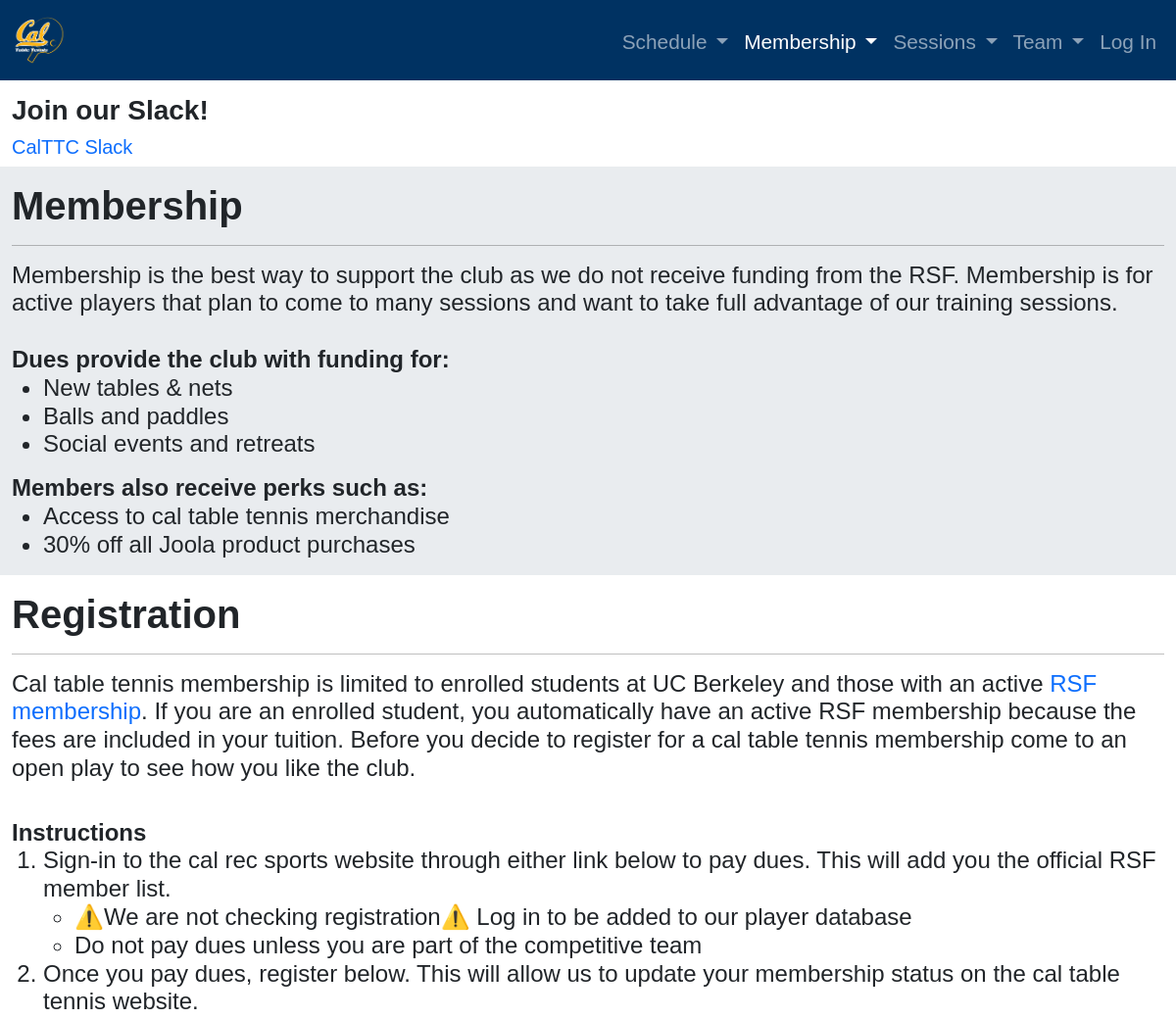
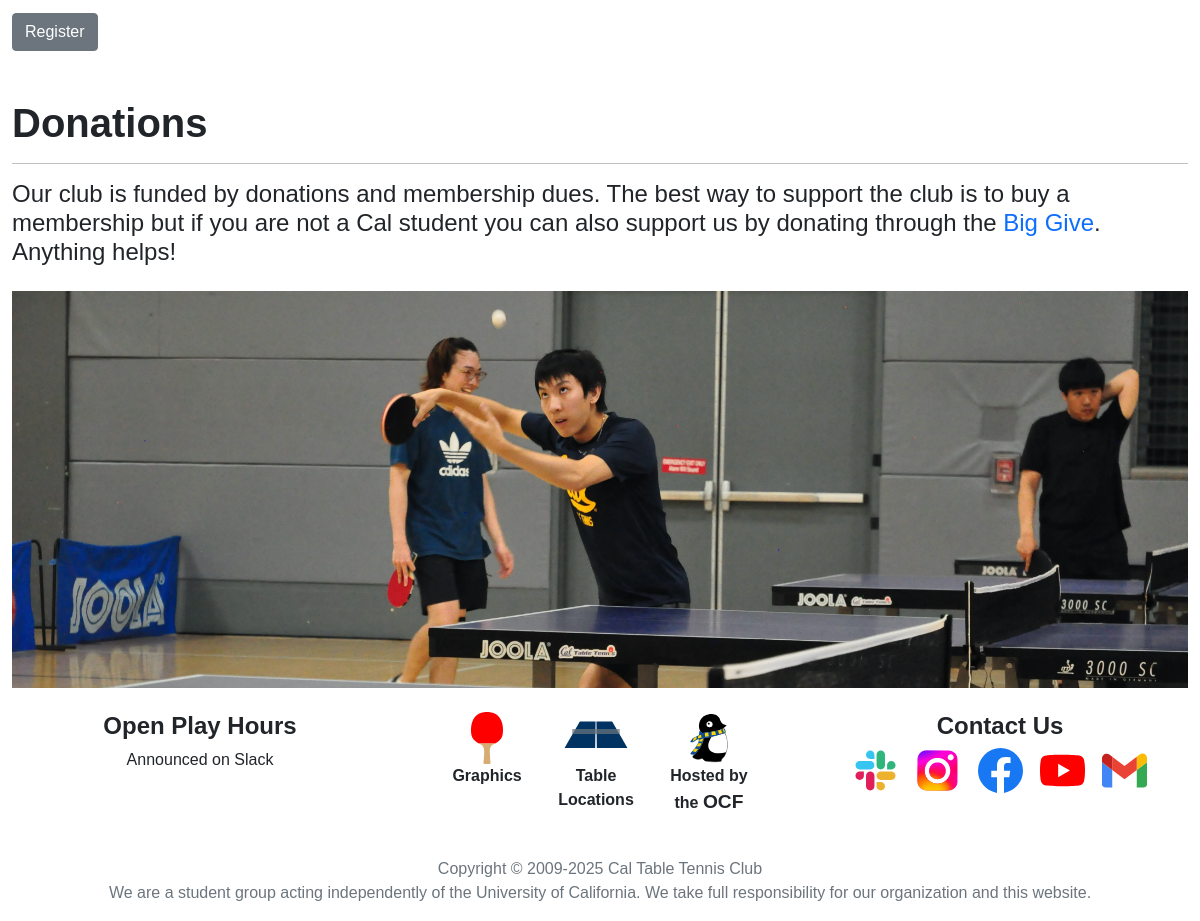
Page /membership/ on the committed database (2 pictures, top to bottom).
### announcements/models.py (models this page shows)
class Announcement(models.Model):
	title = models.CharField(max_length=80, default=None, blank=True, null=True)
	content = models.CharField(max_length=500, default=None, blank=True, null=True)
	link_text = models.CharField(max_length=80, default=None, blank=True, null=True)
	link_url = models.URLField(max_length=300, default=None, blank=True, null=True)
	link_opens_in_new_tab = models.BooleanField(default=True)
	on_home_page = models.BooleanField(default=False)
	on_schedule_page = models.BooleanField(default=False)
	on_sessions_page = models.BooleanField(default=False)
	on_membership_page = models.BooleanField(default=False)
	on_team_page = models.BooleanField(default=False)

### membership/models.py (models this page shows)
class DuesLink(models.Model):
	link_text = models.CharField(max_length=80, default=None, blank=True, null=True)
	link_url = models.URLField(max_length=300, default=None, blank=True, null=True)
	link_opens_in_new_tab = models.BooleanField(default=True)

### images/models.py (models this page shows, shortened)
class FooterImage(models.Model):
	image = models.ImageField(upload_to=footer_upload_location)
	name = models.CharField(max_length=30, unique=True)
	__original_image = None
	__original_name = None
	def __init__(self, *args, **kwargs):
			super().__init__(*args, **kwargs)
			self.__original_image = self.image
			self.__original_name = self.name

### schedule/models.py (models this page shows)
class TimeSlot(models.Model):
	time_slot = models.CharField(max_length=100, blank=True)
	day = models.CharField(max_length=9, choices=DayChoices, blank=True)
	location = models.CharField(max_length=20, choices=LocationChoices, blank=True)
	availability = models.CharField(max_length=15, choices=AvailabilityChoices, blank=True)
	open_play = models.BooleanField(default=True)
	novice_training = models.BooleanField(default=False)
	intermediate_training = models.BooleanField(default=False)
	advanced_training = models.BooleanField(default=False)
	tournaments = models.BooleanField(default=False)

### membership/views.py (the view)
# urls.py: path('membership/', include('membership.urls')),
def membership(request):
  page_title = 'Membership'
  announcements = Announcement.objects.filter(on_membership_page=True)
  dues_links = DuesLink.objects.all()
  return render(request, "membership/membership.html",
    {
      'page_title': page_title,
      'announcements': announcements,
      'dues_links': dues_links
    }
  )

### templates/membership/membership.html (shortened to what this page needs)
{% extends 'base.html' %}
{% load static %}
{% load socialaccount %}
{% load account %}
{% load custom_tags %}
{% block content %}
<div class="container-fluid padding">
	<div class="row emphasis">
		<div class="col-12">
			<h1><b>Membership</b></h1>
			<hr class="horizontalrule">
			<h4>
				Membership is the best way to support the club as we do not receive funding from the RSF.
				Membership is for active players that plan to come to many sessions and want to take full advantage of our training sessions.
				<br/><br/>
				<b>Dues provide the club with funding for:</b>
				<ul>
					<li>New tables & nets</li>
					<li>Balls and paddles</li>
					<li>Social events and retreats</li>
				</ul>
				<b>Members also receive perks such as:</b>
				<ul>
					<li>Access to cal table tennis merchandise</li>
					<li>30% off all Joola product purchases</li>
				</ul>
			</h4>
		</div>
	</div>
</div>
<div class="container-fluid padding" id="registration">
	<div class="row padding">
		<div class="col-12">
			<h1><b>Registration</b></h1>
			<hr class="horizontalrule">
			<h4>
				Cal table tennis membership is limited to enrolled students at UC Berkeley and those with an active
				<a href="https://recsports.berkeley.edu/memberships/" target="_blank" rel="noreferrer noopener">RSF membership</a>.
				If you are an enrolled student, you automatically have an active RSF membership because the fees are included in your tuition.
				Before you decide to register for a cal table tennis membership come to an open play to see how you like the club.
			</h4>
			<h4>
				<br/>
				<b>Instructions</b><br/>
				<ol>
					<li>
						Sign-in to the cal rec sports website through either link below to pay dues.  This will add you the official RSF member list.
						<ul>
						{% for dues_link in dues_links %}
							{% if dues_link.link_url %}
							<li>
								{% if dues_link.link_url and dues_link.link_text%}
									{% if dues_link.link_opens_in_new_tab %}
										<a href="{{ dues_link.link_url }}" target="_blank" rel="noreferrer noopener">{{ dues_link.link_text }}</a>
									{% else %}
										<a href="{{ dues_link.link_url }}">{{ dues_link.link_text }}</a>
									{% endif%}
								{% elif dues_link.link_url %}
									{% if dues_link.link_opens_in_new_tab %}
										<a href="{{ dues_link.link_url }}" target="_blank" rel="noreferrer noopener">{{ dues_link.link_url }}</a>
									{% else %}
										<a href="{{ dues_link.link_url }}">{{ dues_link.link_url }}</a>
									{% endif %}
								{% endif %}
							</li>
							{% elif dues_link.link_text %}
							<li>
								{{ dues_link.link_text }}
							</li>
							{% endif %}
						{% endfor %}
						</ul>
					</li>
					<li>
						Once you pay dues, register below.  This will allow us to update your membership status on the cal table tennis website.
					</li>
				</ol>
				{% if not user.is_registered and not user.is_member %}
					<a href={% url 'register' %} class="btn btn-secondary">Register</a>
				{% else %}
					</h4>
						<p>
							No need to register because you are already a member of Cal Table Tennis 🏓.
						</p>
					<h4>
				{% endif %}
			</h4>
		</div>
	</div>
</div>
<div class="container-fluid padding">
	<div class="row padding">
	</div>
</div>
<div class="container-fluid padding" id="donations">
	<div class="row padding">
		<div class="col-12">
			<h1><b>Donations</b></h1>
			<hr class="horizontalrule">
			<h4>
				Our club is funded by donations and membership dues.
				The best way to support the club is to buy a membership but if you are not a Cal student you can also support us by donating through the
				<a href="https://givingday.berkeley.edu/giving-day/60202/donate?dept=60796">Big Give</a>. Anything helps!
			</h4>
		</div>
	</div>
</div>
{% endblock content %}

### templates/base.html (shortened to what this page needs)
{% load static %}
{% load socialaccount %}
{% load account %}
{% load custom_tags %}
<!DOCTYPE html>
<html lang="en">
<head>
	<link rel="stylesheet" href={% static "plugins/bootstrap/bootstrap.min.css" %}>
	<link rel="stylesheet" type="text/css" href= "{% static "css/style.css" %}?v=7.4">
</head>
<body>
<nav class="navbar navbar-expand-md navbar-dark fixed-top">
	<div class="container-fluid">
	{% url "home" as url %}
	<a class="navbar-brand" href={{ url }}><img src={% static "graphics/logo.png" %}></a>
	<div class="collapse navbar-collapse" id="navbarSupportedContent">
		<ul class="navbar-nav ms-auto ">
			{% url "schedule" as url %}
			<li class="nav-item dropdown">
				<a class="nav-link {% if request.path == url %}active{% endif %}" href={{ url }} style="padding-right:0; display:inline-block;">Schedule</a>
				<a class="nav-link dropdown-toggle {% if request.path == url %}active{% endif %}"  style="padding-left:0; display:inline-block;"
				href="#" id="navbarDropdown" role="button" data-bs-toggle="dropdown" aria-expanded="false"> </a>
			</li>
			{% url "membership" as url %}
			<li class="nav-item dropdown">
				<a class="nav-link {% if request.path == url %}active{% endif %}" href={{ url }} style="padding-right:0; display:inline-block;">Membership</a>
				<a class="nav-link dropdown-toggle {% if request.path == url %}active{% endif %}"  style="padding-left:0; display:inline-block;"
				href="#" id="navbarDropdown" role="button" data-bs-toggle="dropdown" aria-expanded="false"> </a>
			</li>
			{% url "sessions" as url %}
			<li class="nav-item dropdown">
				<a class="nav-link {% if request.path == url %}active{% endif %}" href={{ url }} style="padding-right:0; display:inline-block;">Sessions</a>
				<a class="nav-link dropdown-toggle {% if request.path == url %}active{% endif %}"  style="padding-left:0; display:inline-block;"
				href="#" id="navbarDropdown" role="button" data-bs-toggle="dropdown" aria-expanded="false"> </a>
			</li>
			{% url "team" as url %}
			<li class="nav-item dropdown">
				<a class="nav-link {% if request.path == url %}active{% endif %}" href={{ url }} style="padding-right:0; display:inline-block;">Team</a>
				<a class="nav-link dropdown-toggle {% if request.path == url %}active{% endif %}"  style="padding-left:0; display:inline-block;"
				href="#" id="navbarDropdown" role="button" data-bs-toggle="dropdown" aria-expanded="false"> </a>
			</li>
			<li class="nav-item dropdown">
				{% if user.is_authenticated %}
				<a class="nav-link" href="{% provider_login_url 'google' action='reauthenticate' next=request.path %}" id="navbarDropdown" role="button"
				data-bs-toggle="dropdown" aria-expanded="false">
					<span class="d-md-none">
						Account
						{% if user.is_staff and num_notifications %}
						<span class="badge rounded-pill bg-danger badge-position">{{ num_notifications }}</span>
						{% endif %}
					</span>
					<span class="d-none d-md-block">
						<img class="account-image rounded-circle" src="{{ user.socialaccount_set.all.0.get_avatar_url }}" style="height: 2.5rem;"/>
						{% if user.is_staff and num_notifications %}
						<span class="top-0 start-100 translate-middle badge rounded-pill badge bg-danger">{{ num_notifications }}</span>
						{% endif %}
					</span>
				</a>
				<ul class="dropdown-menu dropdown-menu-end" aria-labelledby="navbarDropdown">
					<li><a class="dropdown-item" href="{% url 'account-settings' %}?next={{request.path}}">Account Settings</a></li>
					<li><form id="logoutid" action="{% url 'logout' %}" method="post">{% csrf_token %}</form></li>
					<li><a class="dropdown-item" href="{% url 'account_logout' %}?next={{request.path}}">
						Logout {{ user.email }}
						{% if user.is_member %}
							🏓
						{% endif %}
					</a></li>
					{% if user.is_staff or user.is_admin%}
						<li><hr class="dropdown-divider"></li>
						<li><a class="dropdown-item" href="{% url 'manage-users' %}?next={{request.path}}">Manage Users
							{% if num_notifications %}
								<span class="badge rounded-pill bg-danger badge-position">{{ num_notifications }}</span>
							{% endif %}
						</a></li>
					{% endif %}
					{% if user.is_admin and not user.is_superuser %}
						<li><hr class="dropdown-divider"></li>
						<li><a class="dropdown-item" href="{% url 'admin:index' %}?next={{request.path}}">Admin Portal</a></li>
					{% endif %}
						{% if user.is_superuser %}
						<li><hr class="dropdown-divider"></li>
						<li><a class="dropdown-item" href="{% url 'admin:index' %}?next={{request.path}}">Superuser Portal</a></li>
					{% endif %}
				</ul>
				{% else %}
				<a class="nav-link" href="{% provider_login_url 'google' action='reauthenticate' next=request.path %}">Log In</a>
				{% endif %}
			</li>
		</ul>
	</div>
</nav>
{% if announcements %}
<div class="container-fluid padding">
	<div class="row padding">
		<div class="col-lg-6">
			{% for announcement in announcements %}
				{% if announcement.title %}
					<h3><b>{{ announcement.title }}</b></h3>
				{% endif %}
				{% if announcement.content or announcement.link_url %}
				<h5>
					{% if announcement.link_url and announcement.link_text%}
						{% if announcement.link_opens_in_new_tab %}
							<a href="{{ announcement.link_url }}" target="_blank" rel="noreferrer noopener">{{ announcement.link_text }}</a>
						{% else %}
							<a href="{{ announcement.link_url }}">{{ announcement.link_text }}</a>
						{% endif%}
					{% elif announcement.link_url%}
						{% if announcement.link_opens_in_new_tab %}
							<a href="{{ announcement.link_url }}" target="_blank" rel="noreferrer noopener">{{ announcement.link_url }}</a>
						{% else %}
							<a href="{{ announcement.link_url }}">{{ announcement.link_url }}</a>
						{% endif %}
					{% endif %}
				</h5>
				{% endif %}
			{% endfor %}
		</div>
	</div>
</div>
{% endif %}
<div id="main" role="main">
{% block content %} {% endblock content %}
</div>
</body>
<footer>
	<div class="container-fluid padding">
		<div class="row text-center">
			<div class="col-md-12 col-xs-12">
				<img class="placeholder" style="width:100%; height: auto" src="{% get_media_prefix %}{{ footer_image.image }}">
			</div>
			<div class="col-md-6 col-lg-4 order-lg-1 ">
				<br/>
				<h4><b>Open Play Hours</b></h4>
				<a class="open-play-hours" href={% anchor 'schedule' 'open-play' %}>
					<div>
					{% for time_slot in open_play_time_slots %}
						{{ time_slot.get_day_display }} {{ time_slot.time_slot}}<br/>
					{% endfor %}
					</div>
				</a>
			</div>
			<div class="col-md-6 col-lg-4 order-lg-3">
				<br/>
				<h4><b>Contact Us</b></h4>
				<a href="https://join.slack.com/t/caltabletenni-rop5169/shared_invite/zt-1x2g09jmr-do6tlIkyeHQRyjnrM0~TJQ"
				target="_blank" rel="noreferrer noopener">
					<img class="contact" src={% static "graphics/company_icons/slack.svg" %}>
				</a>
				<a href="https://www.instagram.com/calttc/?hl=en"
				target="_blank" rel="noreferrer noopener">
					<img class="contact" src={% static "graphics/company_icons/instagram.svg" %}>
				</a>
				<a href="https://www.facebook.com/groups/calttc/?ref=share"
				target="_blank" rel="noreferrer noopener">
					<img class="contact" src={% static "graphics/company_icons/facebook.svg" %}>
				</a>
				<a href="https://www.youtube.com/channel/UCutzjqRQ5dr9ksZ-rZjlhjQ"
				target="_blank" rel="noreferrer noopener">
					<img class="contact" src={% static "graphics/company_icons/youtube.svg" %}>
				</a>
				<a href="mailto:calttc@gmail.com">
					<img class="contact" src={% static "graphics/company_icons/gmail.svg" %}>
				</a>
			</div>
			<div class="col-12 order-4">
				<br/>
				<p style="color: #6c757d;">Copyright &copy; 2009-{{ current_datetime.year }} Cal Table Tennis Club<br/>
				We are a student group acting independently of the University of California. We take full responsibility for our organization and this website.</p>
			</div>
			<div class="col-md-12 col-lg-4 order-lg-2">
				<br/>
				<div class="container d-flex" style="display:flex; align-items:top; justify-content: center">
					<a class="figure" href={% url 'graphics' %} style="color: inherit; text-decoration: inherit;">
						<figure>
							<img style="height:3.3rem; width:auto;" src={% static "graphics/assets/ping_pong_paddle.svg" %}>
							<figcaption><b>Graphics</b></figcaption>
						</figure>
					</a>
					<a class="figure" href={% url 'table-locations' %} style="color: inherit; text-decoration: inherit;">
						<figure>
							<img src={% static "graphics/assets/ping_pong_table.svg" %}
							style="height:3.3rem;">
							<figcaption>
								<b>Table <br/>
									Locations</b>
							</figcaption>
						</figure>
					</a>
					<a class="figure" href="https://www.ocf.berkeley.edu" target="_blank" rel="noreferrer noopener" style="color: inherit; text-decoration: inherit;">
						<figure>
							<img src={% static "graphics/assets/ocf_penguin.svg" %} alt="Hosted by the OCF" style="border: 0; height:3.3rem">
							<figcaption >
								<b>
									Hosted by <br/>
									<span style="vertical-align:top;">
										the <big>OCF</big>
									</span>
								</b>
							</figcaption>
						</figure>
					</a>
					<br/>
					<br/>
				</div>
			</div>
</footer>
</html>

### rows in the picture
Announcement: title "Join our Slack!", link_text "CalTTC Slack"
DuesLink: link_text "⚠️We are not checking registration⚠️ Log in to be added to our player database"
DuesLink: link_text "Do not pay dues unless you are part of the competitive team"
FooterImage: image (picture)
TimeSlot: time_slot "Announced on Slack"
